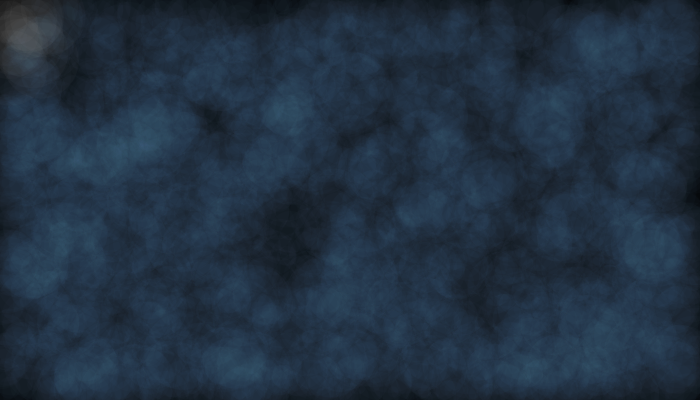
Frame 1 (no input)
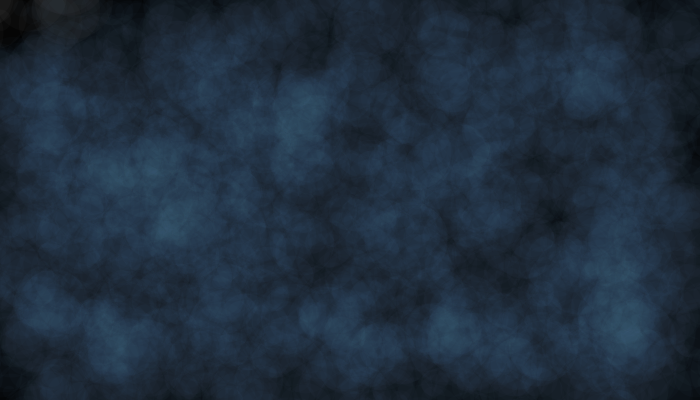
Frame 60 (the mouse pressed at the canvas centre just before this capture)
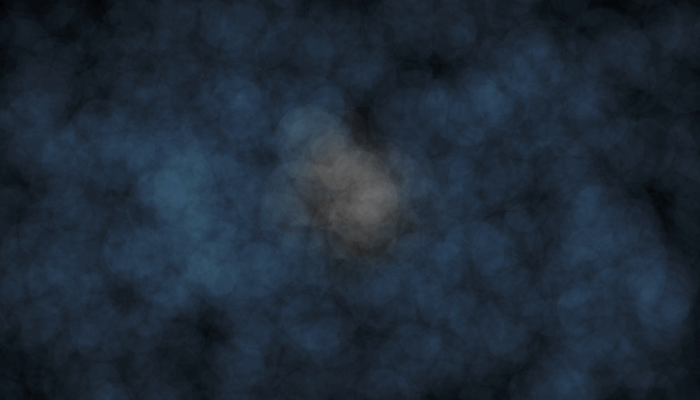
Frame 120 (the mouse held since frame 60 and released just before this capture)

The Processing sketch that drew these frames (run headless with seeded random() and noise(); from frame 60 on, the mouse is pressed at the canvas centre):

// Processing sketch: processing_36249
// ── processing_36249.pde

  int count = 3000;
  
  int maxSize = 80;
  int minSize = 10;
  
  float[][] ball = new float[count][5];
  int sel = 0;
  
  boolean dragging=false;
  void mouseDragged(){
    dragging=true;
  }
  void mouseReleased(){
    dragging=false;
    
    }
  void setup(){
    
    frameRate(10);
    size(700,400);
    for(int j=0;j< count;j++){
      ball[j][0]=random(width); 
      ball[j][1]=random(height); 
      ball[j][2]=random(minSize,maxSize);         
      ball[j][3]=random(-1,1); 
      ball[j][4]=random(-1,1);   
    }
  }

  
  void draw(){
    background(0);
    for (int j=0;j< count;j++){
    noStroke();
    float radi=ball[j][2];
    float diam=radi/2;
    
    if( dist(ball[j][0],ball[j][1],mouseX,mouseY) < radi ){
    fill(255,5);
   
    sel=1;
    
    if (dragging){
      
      ball[j][0]=mouseX;
      ball[j][1]=mouseY;
      }
    } else {
      
      fill(124,154,187,5);
      
      sel=0;
      
    }
    
    ellipse(ball[j][0],ball[j][1],radi,radi);
    
    ball[j][0]+=ball[j][3];
    ball[j][1]+=ball[j][4];
    //filter(BLUR);
    }
  }
